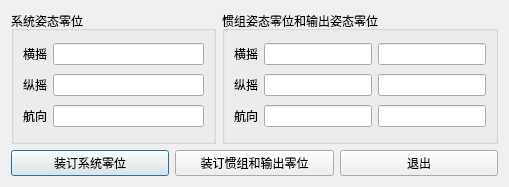
<?xml version="1.0" encoding="UTF-8"?>
<ui version="4.0">
 <class>AttitudeDialog</class>
 <widget class="QDialog" name="AttitudeDialog">
  <property name="geometry">
   <rect>
    <x>0</x>
    <y>0</y>
    <width>509</width>
    <height>187</height>
   </rect>
  </property>
  <property name="windowTitle">
   <string>姿态零位</string>
  </property>
  <property name="modal">
   <bool>true</bool>
  </property>
  <layout class="QGridLayout" name="gridLayout_3">
   <item row="0" column="0">
    <widget class="QGroupBox" name="groupBox">
     <property name="title">
      <string>系统姿态零位</string>
     </property>
     <layout class="QGridLayout" name="gridLayout_2">
      <item row="0" column="0">
       <layout class="QHBoxLayout" name="horizontalLayout_2">
        <item>
         <widget class="QLabel" name="label">
          <property name="text">
           <string>横摇</string>
          </property>
         </widget>
        </item>
        <item>
         <widget class="QLineEdit" name="lineEdit"/>
        </item>
       </layout>
      </item>
      <item row="1" column="0">
       <layout class="QHBoxLayout" name="horizontalLayout_3">
        <item>
         <widget class="QLabel" name="label_2">
          <property name="text">
           <string>纵摇</string>
          </property>
         </widget>
        </item>
        <item>
         <widget class="QLineEdit" name="lineEdit_2"/>
        </item>
       </layout>
      </item>
      <item row="2" column="0">
       <layout class="QHBoxLayout" name="horizontalLayout_4">
        <item>
         <widget class="QLabel" name="label_3">
          <property name="text">
           <string>航向</string>
          </property>
         </widget>
        </item>
        <item>
         <widget class="QLineEdit" name="lineEdit_3"/>
        </item>
       </layout>
      </item>
     </layout>
    </widget>
   </item>
   <item row="0" column="1">
    <widget class="QGroupBox" name="groupBox_2">
     <property name="title">
      <string>惯组姿态零位和输出姿态零位</string>
     </property>
     <layout class="QGridLayout" name="gridLayout">
      <item row="0" column="0">
       <layout class="QHBoxLayout" name="horizontalLayout_5">
        <item>
         <widget class="QLabel" name="label_6">
          <property name="text">
           <string>横摇</string>
          </property>
         </widget>
        </item>
        <item>
         <widget class="QLineEdit" name="lineEdit_4"/>
        </item>
        <item>
         <widget class="QLineEdit" name="lineEdit_7"/>
        </item>
       </layout>
      </item>
      <item row="1" column="0">
       <layout class="QHBoxLayout" name="horizontalLayout_6">
        <item>
         <widget class="QLabel" name="label_5">
          <property name="text">
           <string>纵摇</string>
          </property>
         </widget>
        </item>
        <item>
         <widget class="QLineEdit" name="lineEdit_5"/>
        </item>
        <item>
         <widget class="QLineEdit" name="lineEdit_8"/>
        </item>
       </layout>
      </item>
      <item row="2" column="0">
       <layout class="QHBoxLayout" name="horizontalLayout_7">
        <item>
         <widget class="QLabel" name="label_4">
          <property name="text">
           <string>航向</string>
          </property>
         </widget>
        </item>
        <item>
         <widget class="QLineEdit" name="lineEdit_6"/>
        </item>
        <item>
         <widget class="QLineEdit" name="lineEdit_9"/>
        </item>
       </layout>
      </item>
     </layout>
    </widget>
   </item>
   <item row="1" column="0" colspan="2">
    <layout class="QHBoxLayout" name="horizontalLayout">
     <item>
      <widget class="QPushButton" name="pushButton">
       <property name="text">
        <string>装订系统零位</string>
       </property>
      </widget>
     </item>
     <item>
      <widget class="QPushButton" name="pushButton_2">
       <property name="text">
        <string>装订惯组和输出零位</string>
       </property>
      </widget>
     </item>
     <item>
      <widget class="QPushButton" name="pushButton_3">
       <property name="text">
        <string>退出</string>
       </property>
      </widget>
     </item>
    </layout>
   </item>
  </layout>
 </widget>
 <resources/>
 <connections/>
</ui>
